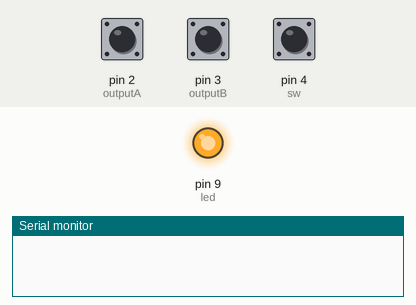
A sketch run on a simulated Arduino Uno, built with avr-gcc and run on an emulated ATmega328P. On the bench: output pins drawn as LEDs (lit = HIGH), the last lines printed to the serial monitor. The inputs (shaded band) are chosen by the test bench; at power-on: pin 4 (sw) HIGH, pin 2 (outputA) HIGH, pin 3 (outputB) HIGH.

Above: at 1.2 s.
1.3 s: pin 4 (sw) pulled LOW for 0.15 s
At 2.2 s:
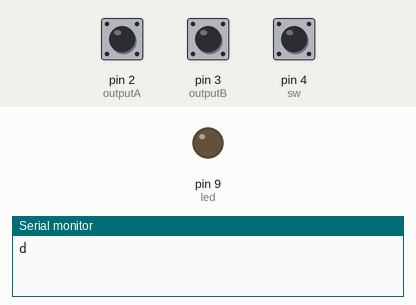
2.9 s: pin 4 (sw) pulled LOW for 1 s
At 3.4 s:
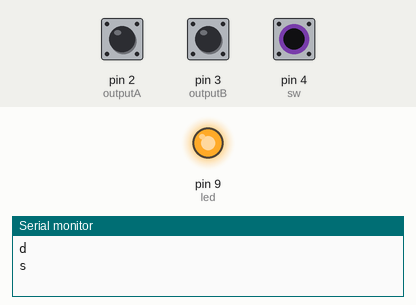
7.1 s: pin 4 (sw) pulled LOW for 3.2 s
At 7.8 s:
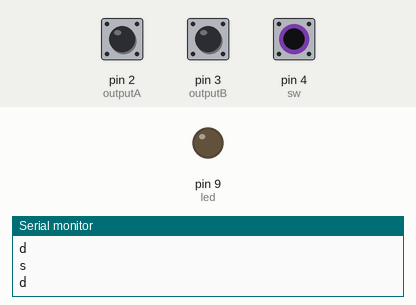
Timing chart, 0 to 10.1 s (numbered marks = the images above; inputs shaded):
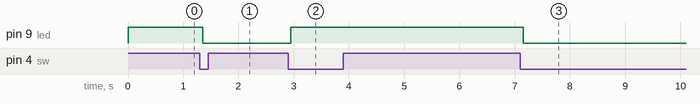

Measured:
- after the input at 1.3 s, pin 9 (led): HIGH → LOW after 0.05 s
- after the input at 2.9 s, pin 9 (led): LOW → HIGH after 0.05 s
- after the input at 7.1 s, pin 9 (led): HIGH → LOW after 0.05 s

The sketch:

peripheral_interrupt.ino
```cpp
#include <Wire.h>
#define outputA 2
#define outputB 3
#define sw 4
#define led 9

volatile int lastEncoded = 0;
volatile long encoderValue = 0;

int swState;
int swLastState = HIGH;
int toggled;  // negate side effects of long pressing switch button
int swMode;

long lastencoderValue = 0;

int lastMSB = 0;
int lastLSB = 0;

// switch debouncing
unsigned long lastDebounceTime = 0;
unsigned long debounceDelay = 50;


void setup() {
  pinMode(outputA, INPUT);
  pinMode(outputB, INPUT);
  pinMode(sw, INPUT);
  pinMode(led, OUTPUT);

  Serial.begin (115200);

  digitalWrite(outputA, HIGH);
  digitalWrite(outputB, HIGH);
  digitalWrite(sw, HIGH);
  digitalWrite(led, HIGH); // turn LED on

  //call updateEncoder() when any high/low changed seen
  //on interrupt 0 (pin 2), or interrupt 1 (pin 3)
  attachInterrupt(0, updateEncoder, CHANGE);
  attachInterrupt(1, updateEncoder, CHANGE);

  swState = HIGH; // on
  swMode = 0;
  // toggled = false;
}

void loop() {
  // save measurement if sw button is pushed
  // don't start measuring until the button is pushed again
  // ignore noise by waiting long enough by checking if you just pressed the button
  int swReading = digitalRead(sw);

  if (swReading != swLastState){
    lastDebounceTime = millis(); // if switch changed, reset debouncing timer
  }

  if ((millis() - lastDebounceTime) > debounceDelay) {
    // reading has been present for longer than debounce delay
    // it is not noise, hence can be taken as intended reading
    if (swReading != swState) {
      swState = swReading;
      // toggled = true;
      if (swState == LOW) {
        if (swMode == 0) {
          swMode = 1; // if on, turn off
          digitalWrite(led, LOW); // tape is not ready for measuring
          Serial.println('d');  // tell receiver to show final value
        } else if (swMode == 1) {
          swMode = 0;  // if off, turn on
          encoderValue = 0; // reset counter
          digitalWrite(led, HIGH); // tape is ready for measuring
          Serial.println('s');  // tell receiver to reset to 0
        }
      }
    }
  }
  // save the reading for next loop's swLastState
  swLastState = swReading;
}

void updateEncoder(){

  if (swState == 1 && swMode == 0) {
    int MSB = digitalRead(outputA); //MSB = most significant bit
    int LSB = digitalRead(outputB); //LSB = least significant bit

    int encoded = (MSB << 1) |LSB; //converting the 2 pin value to single number
    int sum = (lastEncoded << 2) | encoded; //adding it to the previous encoded value
    if (sum == 0b1101 || sum == 0b0100 || sum == 0b0010 || sum == 0b1011) encoderValue ++;
    if (sum == 0b1110 || sum == 0b0111 || sum == 0b0001 || sum == 0b1000) {
      encoderValue --;
      if (encoderValue < 0) {
        encoderValue = 0; // reset counter to 0 if negative
      }
    }
    lastEncoded = encoded; //store this value for next time
    Serial.println(encoderValue); // send over encoderValue
  }
}
```
